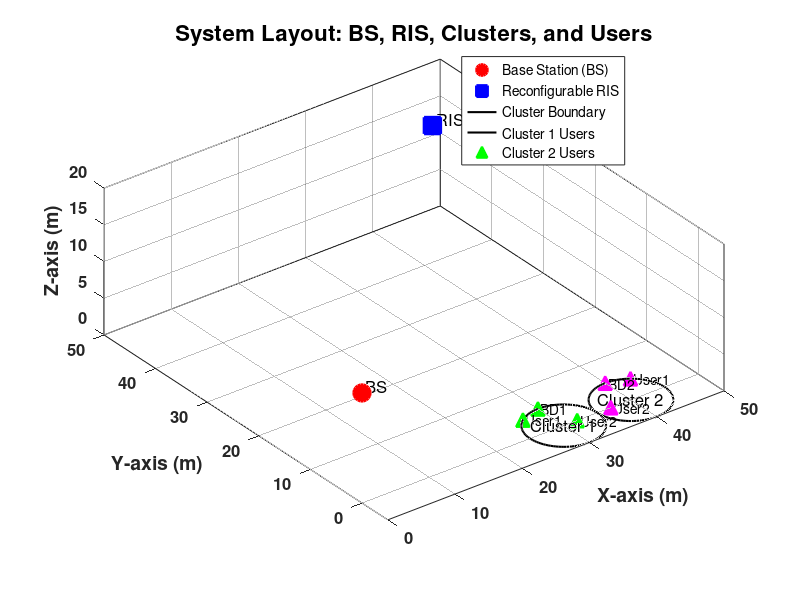

Recreate this plot in MATLAB.
% Clear workspace
clc;
clear;
close all;


% Define coordinates
BS = [0, 0, 15];          % Base Station (x, y, z)
RIS = [45, 45, 15];   % Ze-RIS (x, y, z)
cluster_centers = [30, 0, 0; 40, 0, 0];  % Cluster centers (x, y, z)
radii = [5, 5];           % Cluster radii (5m each)

    % Cluster 1 users [User1, User2, BD]
    users_cluster1 = [27, 4, 0; 
                      32, 0, 0; 
                      30, 5, 0];
    
    % Cluster 2 users [User1, User2, BD]
    users_cluster2 = [43, 4, 0; 
                      37, 0, 0; 
                      40, 5, 0];

% ====================== Plot Configuration ======================
figure('Position', [100, 100, 800, 600], 'Color', 'w'); % Larger figure size
hold on; grid on; box on;
view(3); % 3D view
set(gca, 'FontSize', 12, 'FontWeight', 'bold', 'GridAlpha', 0.3);

% Axis labels and title
xlabel('X-axis (m)', 'FontSize', 14);
ylabel('Y-axis (m)', 'FontSize', 14);
zlabel('Z-axis (m)', 'FontSize', 14);
title('System Layout: BS, RIS, Clusters, and Users', 'FontSize', 16);

% ====================== Plot BS and RIS ======================
plot3(BS(1), BS(2), BS(3), 'ro', 'MarkerSize', 12, 'MarkerFaceColor', 'r', 'LineWidth', 2);
text(BS(1), BS(2), BS(3), ' BS', 'FontSize', 12, 'VerticalAlignment', 'bottom');

plot3(RIS(1), RIS(2), RIS(3), 'bs', 'MarkerSize', 12, 'MarkerFaceColor', 'b', 'LineWidth', 2);
text(RIS(1), RIS(2), RIS(3), ' RIS', 'FontSize', 12, 'VerticalAlignment', 'bottom');

% ====================== Plot Clusters (Circles) ======================
theta = linspace(0, 2*pi, 100);
for i = 1:size(cluster_centers, 1)
    x = cluster_centers(i, 1) + radii(i) * cos(theta);
    y = cluster_centers(i, 2) + radii(i) * sin(theta);
    z = zeros(size(theta));
    plot3(x, y, z, 'k-', 'LineWidth', 1.5);
    text(cluster_centers(i, 1), cluster_centers(i, 2), cluster_centers(i, 3), ...
        sprintf('Cluster %d', i), 'FontSize', 12, 'HorizontalAlignment', 'center');
end

% ====================== Plot Users ======================
% Cluster 1 Users (Green markers)
plot3(users_cluster1(:,1), users_cluster1(:,2), users_cluster1(:,3), ...
    'g^', 'MarkerSize', 10, 'MarkerFaceColor', 'g', 'LineWidth', 1.5);
text(users_cluster1(1,1), users_cluster1(1,2), users_cluster1(1,3), ...
    ' User1', 'FontSize', 10, 'Color', 'k');
text(users_cluster1(2,1), users_cluster1(2,2), users_cluster1(2,3), ...
    ' User2', 'FontSize', 10, 'Color', 'k');
text(users_cluster1(3,1), users_cluster1(3,2), users_cluster1(3,3), ...
    ' BD1', 'FontSize', 10, 'Color', 'k');

% Cluster 2 Users (Magenta markers)
plot3(users_cluster2(:,1), users_cluster2(:,2), users_cluster2(:,3), ...
    'm^', 'MarkerSize', 10, 'MarkerFaceColor', 'm', 'LineWidth', 1.5);
text(users_cluster2(1,1), users_cluster2(1,2), users_cluster2(1,3), ...
    ' User1', 'FontSize', 10, 'Color', 'k');
text(users_cluster2(2,1), users_cluster2(2,2), users_cluster2(2,3), ...
    ' User2', 'FontSize', 10, 'Color', 'k');
text(users_cluster2(3,1), users_cluster2(3,2), users_cluster2(3,3), ...
    ' BD2', 'FontSize', 10, 'Color', 'k');

% ====================== Adjust Axes and Legend ======================
axis equal;
xlim([0, 50]); ylim([-5, 50]); zlim([0, 20]);
legend({'Base Station (BS)', 'Reconfigurable RIS', 'Cluster Boundary', ...
    'Cluster 1 Users', 'Cluster 2 Users'}, ...
    'Location', 'northeast', 'FontSize', 10);

% ====================== Export for Paper ======================
exportgraphics(gcf, 'SystemLayout.png', 'Resolution', 300); % High-res PNG